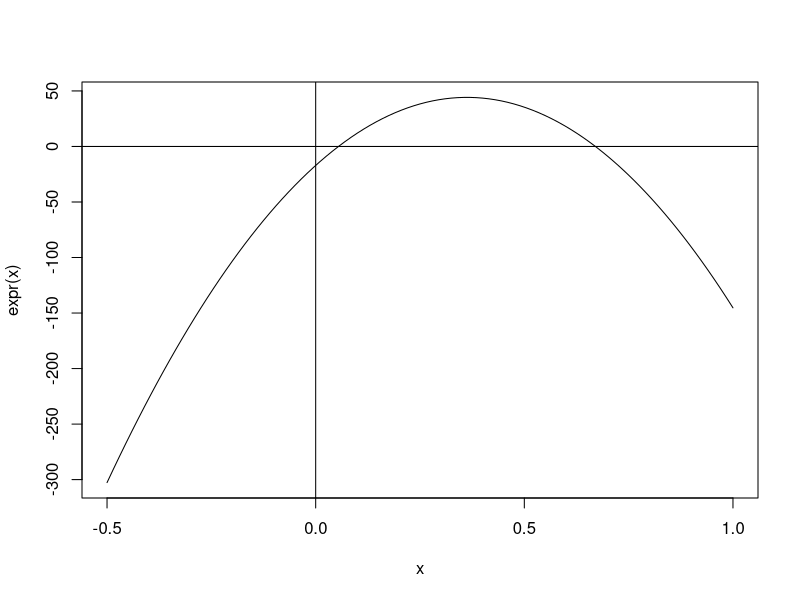

Reproduce this figure in R.
## ---- chunk 1
# Dados

# Viga
b_w = 0.12 #m
d = 0.29 #m
m = 12.2 #kN
m_d = m * 1.4 #kN

# Propriedades
f_ck = 20000 #kN/cm2
f_cd = f_ck / 1.4 #MPa
f_yk = 500000 # CA50 kN/cm2
f_yd = f_yk / 1.15 #MPa

## ---- chunk 2
expr = function(x) {
  x*(0.68 * d * b_w * f_cd) - x^2 *(0.272 * b_w * f_cd) - m_d
}

curve(expr,-0.5,1)
abline(h=0)
abline(v=0)

coefs = c(-m_d, 0.68 * d * b_w * f_cd, -0.272 * b_w * f_cd)

raizes = polyroot(coefs)
raizes


## ---- chunk 3
raiz_valida = uniroot(expr,c(0,d))
raiz_valida$root
## ---- chunk 4
x_23 = 0.259 * d
x_34 = 0.6283 * d
if(raiz_valida$root < x_23){
  paste("Dominio 2 --> Aco ja escoou")
}else if(raiz_valida$root > x_34){
  paste("Dominio 4 ")
}else{
  paste("Dominio 3")
}
## ---- chunk 5
z = d - 0.4 * raiz_valida$root

## ---- chunk 6

a_s = m_d/(z* (f_yd / 10000))
a_s #cm2
